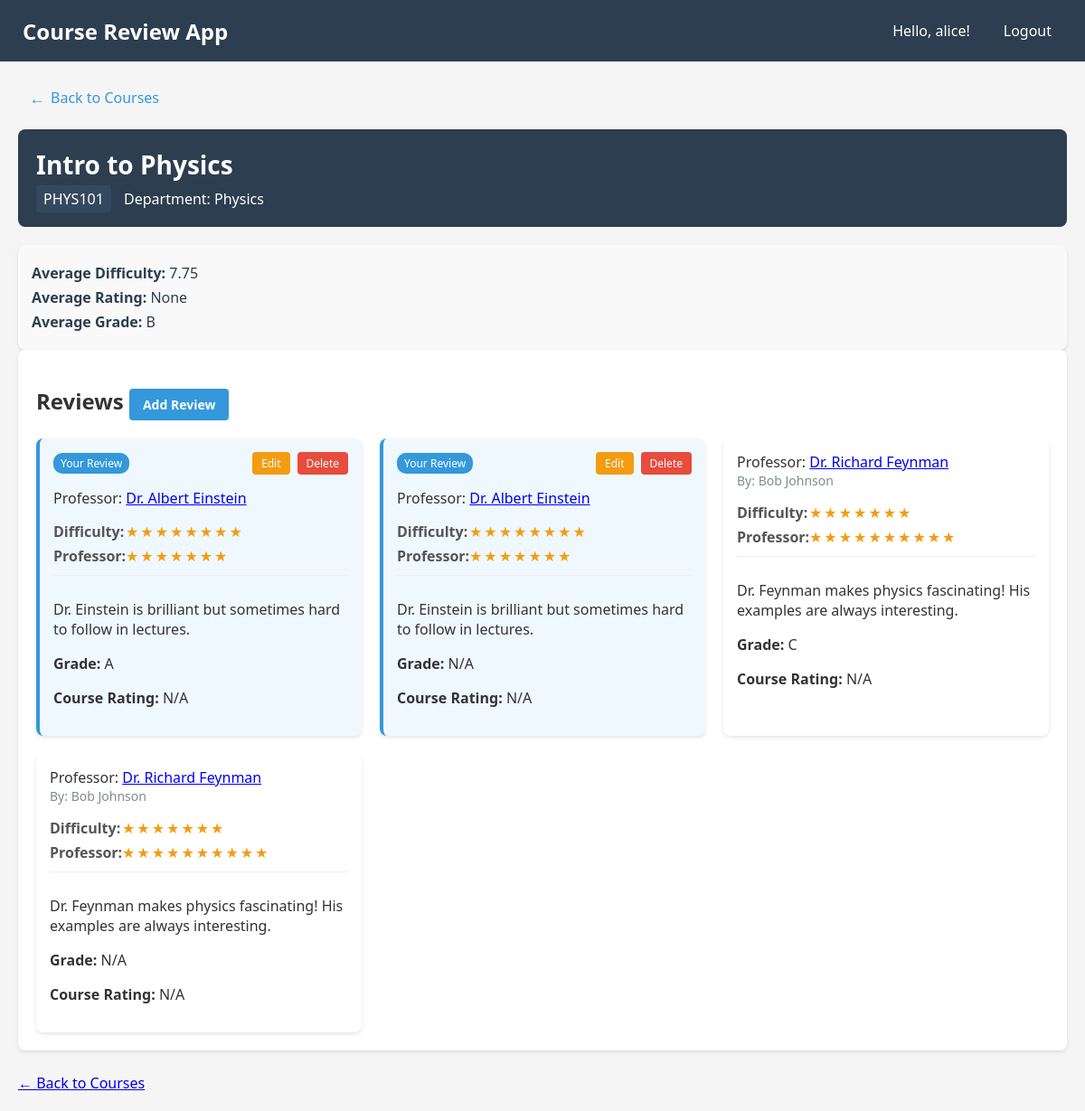
/course/PHYS101 (signed in), run on the app's committed database.
### tables this page shows
CREATE TABLE courses (
    course_code TEXT PRIMARY KEY,
    course_name TEXT NOT NULL, 
    department_id TEXT NOT NULL,
    FOREIGN KEY (department_id) REFERENCES departments(department_id)
);

CREATE TABLE departments (
    department_id INTEGER PRIMARY KEY AUTOINCREMENT,
    department_name TEXT UNIQUE
);

CREATE TABLE reviews (
    review_id INTEGER PRIMARY KEY AUTOINCREMENT,
    student_id INTEGER NOT NULL,
    professor_id INTEGER,
    course_code TEXT NOT NULL,
    difficulty_rating REAL CHECK (difficulty_rating BETWEEN 0 AND 10),    
    professor_rating INTEGER,
    comments TEXT,
    created_at TIMESTAMP DEFAULT CURRENT_TIMESTAMP,
    score REAL CHECK (score BETWEEN 0 AND 100),
    course_rating REAL CHECK (course_rating BETWEEN 0 AND 5),
    FOREIGN KEY (student_id) REFERENCES students(student_id),
    FOREIGN KEY (course_code) REFERENCES courses(course_code),
    FOREIGN KEY (professor_id) REFERENCES professors(professor_id)
);

CREATE TABLE professors (
    professor_id INTEGER PRIMARY KEY AUTOINCREMENT,
    name TEXT NOT NULL
);

CREATE TABLE students (
    student_id INTEGER PRIMARY KEY,
    user_id INTEGER,
    name TEXT NOT NULL,
    academic_details TEXT,
    FOREIGN KEY (user_id) REFERENCES users(user_id)
);

### main.py (the view)
@app.route('/course/<course_code>')
@login_required
def course_detail(course_code):
    with get_db_connection() as conn:
        course = conn.execute('SELECT * FROM courses WHERE course_code = ?', (course_code,)).fetchone()
        if not course:
            abort(404)
        department = conn.execute('SELECT department_name FROM departments WHERE department_id = ?',
                                 (course['department_id'],)).fetchone()
        department_name = department['department_name'] if department else "Unknown Department"
        reviews = conn.execute('''
            SELECT r.*, p.name as professor_name, s.name as student_name,
                  (r.student_id = ?) as is_own_review, r.course_rating
            FROM reviews r
            LEFT JOIN professors p ON r.professor_id = p.professor_id
            LEFT JOIN students s ON r.student_id = s.student_id
            WHERE r.course_code = ?
            ORDER BY is_own_review DESC, r.review_id DESC
        ''', (session['user_id'], course_code)).fetchall()
        averages = conn.execute('''
            SELECT
                AVG(difficulty_rating) as avg_difficulty,
                AVG(course_rating) as avg_rating,
                AVG(score) as avg_grade
            FROM reviews
            WHERE course_code = ?
        ''', (course_code,)).fetchone()
    return render_template('course_detail.html',
                          course=course,
                          reviews=reviews,
                          department_name=department_name,
                          averages=averages)

### main.py (called while the page is built)
def login_required(view):
    @wraps(view)
    def wrapped_view(**kwargs):
        if 'user_id' not in session:
            return redirect(url_for('login'))
        return view(**kwargs)
    return wrapped_view

def get_db_connection():
    conn = sqlite3.connect('database.db')
    conn.row_factory = sqlite3.Row
    return conn

### src/templates/course_detail.html (shortened to what this page needs)
{% extends 'base.html' %}
{% block content %}
<div class="navigation">
    <a href="{{ url_for('courses') }}" class="back-btn"><i class="back-arrow">←</i> Back to Courses</a>
</div>
<div class="course-header">
    <h1>{{ course['course_name'] }}</h1>
    <div class="course-meta">
        <span class="course-code">{{ course['course_code'] }}</span>
        <span class="department">Department: <a href="{{ url_for('department_detail', department_id=course['department_id']) }}" class="department-link">{{ department_name }}</a></span>
    </div>
</div>
<div class="course-averages">
    <p><strong>Average Difficulty:</strong> {{ averages['avg_difficulty']|default('N/A') }}</p>
    <p><strong>Average Rating:</strong> {{ averages['avg_rating']|default('N/A') }}</p>
    <p><strong>Average Grade:</strong> {% if averages['avg_grade'] is not none %}{% if averages['avg_grade'] >= 90 %}A{% elif averages['avg_grade'] >= 80 %}B{% elif averages['avg_grade'] >= 70 %}C{% elif averages['avg_grade'] >= 60 %}D{% else %}F{% endif %}{% else %}N/A{% endif %}</p>
</div>
<div class="course-details">
    <h2>Reviews <a href="{{ url_for('add_review', course_code=course['course_code']) }}" class="add-review-btn">Add Review</a></h2>
    {% if reviews %}
    <div class="reviews-list">
        {% for review in reviews %}
        <div class="review-card {% if review['is_own_review'] %}own-review{% endif %}">
            {% if review['is_own_review'] %}
            <div class="review-header">
                <div class="own-review-badge">Your Review</div>
                <div class="review-actions">
                    <a href="{{ url_for('edit_review', review_id=review['review_id']) }}" class="edit-btn">Edit</a>
                    <a href="{{ url_for('delete_review', review_id=review['review_id']) }}" class="delete-btn" onclick="return confirm('Are you sure you want to delete this review?');">Delete</a>
                </div>
            </div>
            {% endif %}
            <div class="review-meta">
                <span class="professor-name">Professor: <a href="{{ url_for('professor_detail', professor_id=review['professor_id']) }}">{{ review['professor_name'] or 'Unknown' }}</a></span>
                {% if not review['is_own_review'] %}
                <span class="student-name">By: {{ review['student_name'] }}</span>
                {% endif %}
            </div>
            <div class="review-ratings">
                <div class="rating"><span>Difficulty:</span>
                    <div class="stars">
                        {% for i in range(review['difficulty_rating']|int) %}★{% endfor %}
                    </div>
                </div>
                <div class="rating"><span>Professor:</span>
                    <div class="stars">
                        {% for i in range(review['professor_rating']|int) %}★{% endfor %}
                    </div>
                </div>
            </div>
            <div class="review-comments">
                <p>{{ review['comments'] }}</p>
                <p><strong>Grade:</strong> {% if review['score'] is not none %}{% if review['score'] >= 90 %}A{% elif review['score'] >= 80 %}B{% elif review['score'] >= 70 %}C{% elif review['score'] >= 60 %}D{% else %}F{% endif %}{% else %}N/A{% endif %}</p>
                <p><strong>Course Rating:</strong> {% if review['course_rating'] is not none %}{{ review['course_rating'] }}/5{% else %}N/A{% endif %}</p>
            </div>
        </div>
        {% endfor %}
    </div>
    {% else %}
    <p class="no-reviews">No Reviews Yet</p>
    {% endif %}
</div>
<div class="back-button-container">
    <a href="{{ url_for('courses') }}" class="back-button">← Back to Courses</a>
</div>
{% endblock %}

### src/style.css (style rules this page uses)
body { background-color: white; color: black; font-family: sans-serif; margin: 0; }

### src/templates/course_detail.html (style rules this page uses)
.navigation { margin-bottom: 15px; }
.back-btn { display: inline-flex; align-items: center; color: #3498db; text-decoration: none; font-weight: 500; padding: 8px 12px; border-radius: 4px; transition: all 0.2s ease; }
.back-arrow { margin-right: 6px; font-size: 18px; }
.course-header { background-color: #2c3e50; color: white; padding: 20px; border-radius: 8px; margin-bottom: 20px; }
.course-header h1 { margin: 0; font-size: 28px; }
.course-meta { margin-top: 8px; font-size: 16px; }
.course-code { background-color: #34495e; padding: 4px 8px; border-radius: 4px; margin-right: 10px; }
.course-averages { margin-top: 15px; padding: 15px; background-color: #f9f9f9; border-radius: 8px; box-shadow: 0 2px 4px rgba(0, 0, 0, 0.1); }
.course-averages p { margin: 5px 0; font-size: 16px; color: #2c3e50; }
.course-details { background-color: white; border-radius: 8px; padding: 20px; margin-bottom: 25px; box-shadow: 0 2px 4px rgba(0,0,0,0.1); }
.add-review-btn { display: inline-block; background-color: #3498db; color: white; padding: 8px 15px; border-radius: 4px; text-decoration: none; font-size: 14px; transition: background-color 0.3s; }
.reviews-list { display: grid; grid-template-columns: repeat(auto-fill, minmax(300px, 1fr)); gap: 20px; }
.review-card { background-color: white; border-radius: 8px; padding: 15px; box-shadow: 0 2px 4px rgba(0,0,0,0.1); position: relative; }
.review-card.own-review { background-color: #f0f8ff; border-left: 4px solid #3498db; }
.review-header { display: flex; justify-content: space-between; align-items: center; margin-bottom: 15px; }
.own-review-badge { background-color: #3498db; color: white; font-size: 12px; padding: 3px 8px; border-radius: 10px; }
.review-actions { display: flex; gap: 8px; }
.edit-btn { background-color: #f39c12; color: white; padding: 4px 10px; border-radius: 4px; font-size: 12px; text-decoration: none; transition: background-color 0.3s; }
.delete-btn { background-color: #e74c3c; color: white; padding: 4px 10px; border-radius: 4px; font-size: 12px; text-decoration: none; transition: background-color 0.3s; }
.review-meta { display: flex; justify-content: space-between; margin-bottom: 15px; flex-wrap: wrap; }
.student-name { font-size: 14px; color: #7f8c8d; }
.review-ratings { margin-bottom: 10px; }
.rating { display: flex; align-items: center; margin-bottom: 5px; }
.rating span { width: 80px; font-weight: bold; color: #555; }
.stars { color: #f39c12; letter-spacing: 2px; }
.review-comments { padding-top: 10px; border-top: 1px solid #eee; }
.department-link { color: white; text-decoration: none; }

### src/templates/base.html (style rules this page uses)
body { margin: 0; padding: 0; font-family: 'Segoe UI', Tahoma, Geneva, Verdana, sans-serif; background-color: #f5f5f5; color: #333; }

### data on the page
courses: course_name "Intro to Physics", course_code "PHYS101"
departments: department_name "Physics"
reviews: name "Dr. Albert Einstein", comments "Dr. Einstein is brilliant but sometimes hard to follow in lectures.", score "A"
reviews: name "Dr. Albert Einstein", comments "Dr. Einstein is brilliant but sometimes hard to follow in lectures.", shows "N/A"
reviews: name "Dr. Richard Feynman", student_name "Bob Johnson", comments "Dr. Feynman makes physics fascinating! His examples are always interesting.", score "C"
reviews: name "Dr. Richard Feynman", student_name "Bob Johnson", comments "Dr. Feynman makes physics fascinating! His examples are always interesting.", shows "N/A"

### other printed values
{{ session['username'] }} "alice"
{{ averages['avg_difficulty']|default('N/A') }} "7.75"
{{ averages['avg_rating']|default('N/A') }} "None"
